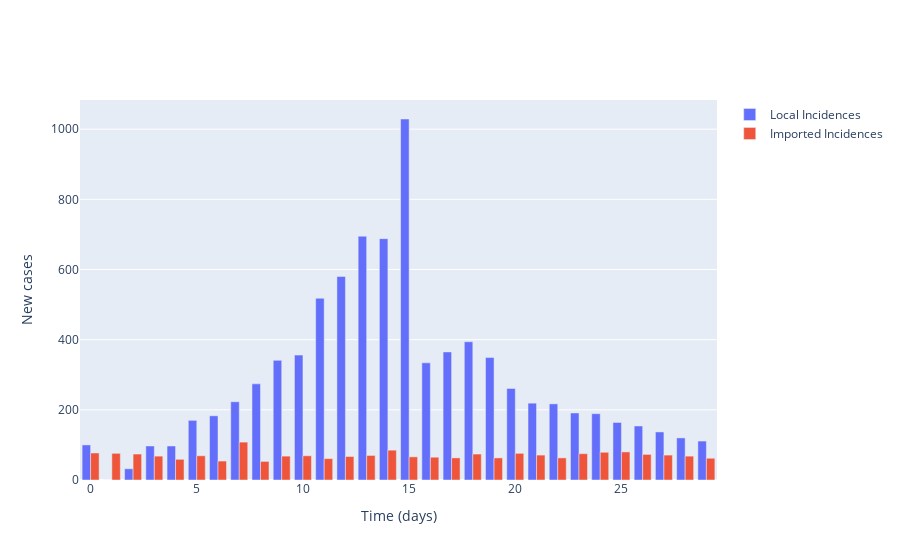

Notebook code for this chart:
### Markdown cell above
## Plot local incidence numbers and imported cases

### Code cell
# Plot (bar chart cases each day)
fig = go.Figure()

# Plot of incidences
fig.add_trace(
    go.Bar(
        x=times,
        y=locally_infected_cases,
        name='Local Incidences'
    )
)

fig.add_trace(
    go.Bar(
        x=times,
        y=imported_cases,
        name='Imported Incidences'
    )
)

# Add axis labels
fig.update_layout(
    xaxis_title='Time (days)',
    yaxis_title='New cases'
)

fig.show()

### Figure 1 — Plotly figure (JSON) as saved in the notebook; plotly's stock layout.template omitted (floating-point values rounded to 4 significant figures)
{"data": [{"name": "Local Incidences", "type": "bar", "x": [0, 1, 2, 3, 4, 5, 6, 7, 8, 9, 10, 11, 12, 13, 14, 15, 16, 17, 18, 19, 20, 21, 22, 23, 24, 25, 26, 27, 28, 29], "y": [100, 0, 32, 97, 97, 170, 183, 223, 274, 341, 356, 518, 580, 695, 688, 1029, 334, 365, 394, 349, 261, 219, 217, 191, 189, 164, 154, 137, 120, 111]}, {"name": "Imported Incidences", "type": "bar", "x": [0, 1, 2, 3, 4, 5, 6, 7, 8, 9, 10, 11, 12, 13, 14, 15, 16, 17, 18, 19, 20, 21, 22, 23, 24, 25, 26, 27, 28, 29], "y": [77, 76, 74, 68, 59, 69, 54, 108, 53, 68, 69, 61, 67, 70, 85, 66, 65, 63, 74, 63, 76, 71, 63, 75, 79, 80, 73, 71, 68, 62]}], "layout": {"xaxis": {"title": {"text": "Time (days)"}}, "yaxis": {"title": {"text": "New cases"}}}}
